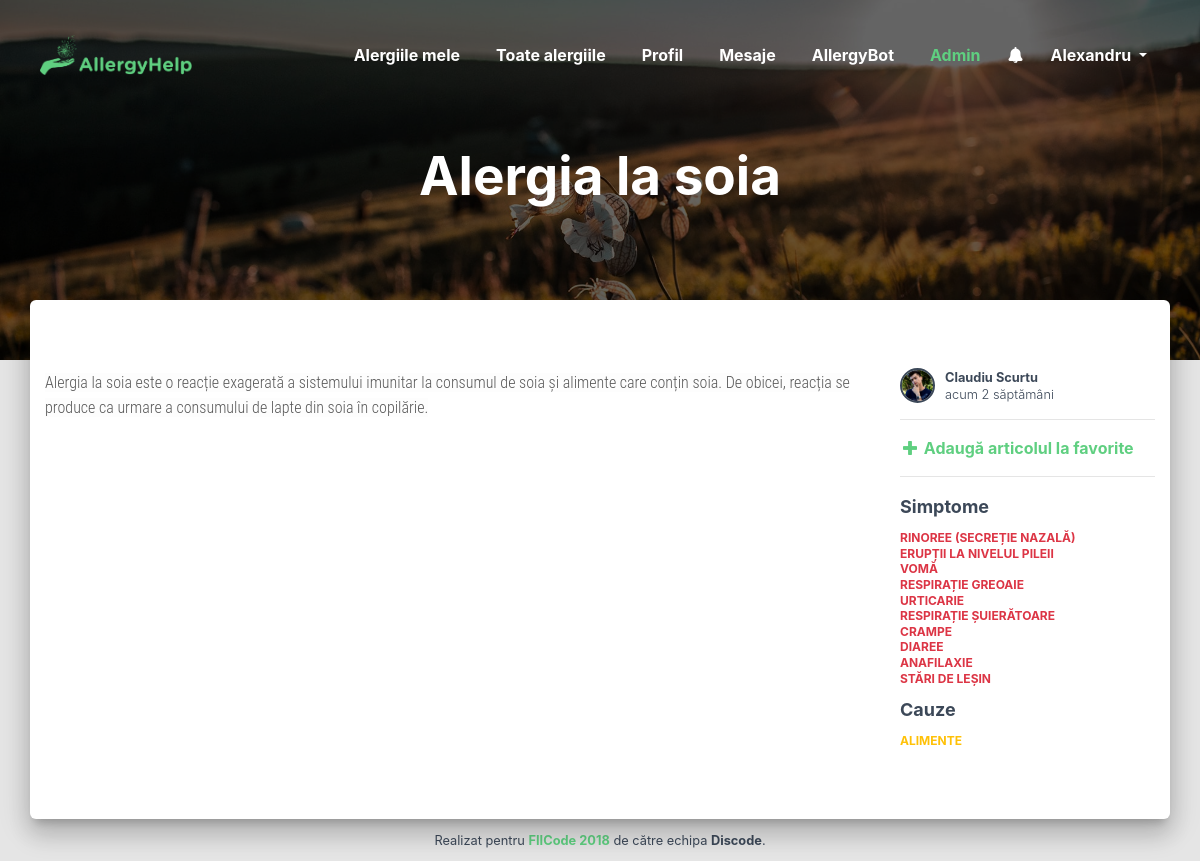
The page /index.php?p=allergy&a=26 (signed in) on the database its author committed.
### tables this page shows
CREATE TABLE `users` (
  `id` int(11) NOT NULL,
  `lastname` varchar(64) NOT NULL,
  `firstname` varchar(64) NOT NULL,
  `admin` tinyint(1) NOT NULL DEFAULT 0,
  `email` varchar(64) NOT NULL,
  `password` varchar(64) NOT NULL,
  `regtime` datetime NOT NULL
);

CREATE TABLE `allergies` (
  `id` int(11) NOT NULL,
  `name` varchar(256) NOT NULL,
  `content` longtext NOT NULL,
  `date` datetime NOT NULL,
  `author` int(11) NOT NULL,
  `frequent` int(11) NOT NULL DEFAULT 0
);

CREATE TABLE `signs` (
  `id` int(11) NOT NULL,
  `sign` varchar(128) NOT NULL
);

CREATE TABLE `causes` (
  `id` int(11) NOT NULL,
  `cause` varchar(128) NOT NULL
);

### index.php (the view, shortened to what this page needs)
<?php
	include_once 'assets/php/functions.php';
	$user = new User();
	if(isset($_SESSION['allergyhelp_id']))
		$id = $_SESSION['allergyhelp_id'];
	if ($user->get_session())
	{
		if(isset($_GET['p'])) $p = $_GET['p'];
?>
<!DOCTYPE html>
<html lang="ro">
<head>
	<link href="assets/css/bootstrap/bootstrap.min.css" rel="stylesheet">
	<link href="assets/css/fontawesome/fontawesome.min.css" rel="stylesheet">
	<link href="assets/css/style.css" rel="stylesheet">
</head>
<body>
	<nav class="navbar navbar-expand-lg navbar-dark">
		<div class="container">
			<a class="navbar-brand" href=".">
				<img src="assets/img/logo-green.png" />
			</a>
						<?php $user->get_notifications($id); ?>
			<div class="collapse navbar-collapse" id="navbarNav">
				<ul class="navbar-nav ml-auto">
					<li class="nav-item"><a class="nav-link<?php if ((isset($p) ? $p : null) == "myallergies") echo ' active'; ?>" href="?p=myallergies">Alergiile mele</a></li>
					<li class="nav-item"><a class="nav-link<?php if ((isset($p) ? $p : null) == "allallergies") echo ' active'; ?>" href="?p=allallergies">Toate alergiile</a></li>
					<li class="nav-item"><a class="nav-link<?php if ((isset($p) ? $p : null) == "profile") echo ' active'; ?>" href="?p=profile">Profil</a></li>
					<li class="nav-item"><a class="nav-link<?php if ((isset($p) ? $p : null) == "messages") echo ' active'; ?>" href="?p=messages">Mesaje</a></li>
					<li class="nav-item"><a class="nav-link<?php if ((isset($p) ? $p : null) == "allergybot") echo ' active'; ?>" href="?p=allergybot">AllergyBot</a></li>
					<?php if($user->isadmin($id)) echo '<li class="nav-item"><a class="nav-link admin-panel-link" href="admin/">Admin</a></li>'; ?>
					<li class="nav-item dropdown notification-panel d-none d-lg-block">
						<a href="#" id="notifications" data-toggle="dropdown" aria-haspopup="true" aria-expanded="false">
							<i class="fa fa-bell"></i>
						</a>
								<?php $user->get_notifications($id); ?>
					</li>
					<li class="nav-item dropdown">
						<a class="nav-link dropdown-toggle" href="#" id="navbarDropdownMenuLink" data-toggle="dropdown" aria-haspopup="true" aria-expanded="false">
							<?php echo $user->get_firstname($id); ?>
						</a>
					</li>
				</ul>
			</div>
		</div>
	</nav>
	<?php
		if(empty($p))
		{
	?>
	<div class="page-header page-header-logged page-header-filter" data-parallax="true">
		<div class="container text-center">
			<h1 class="title">Bine ai venit, <?php echo $user->get_firstname($id); ?>!</h1>
		</div>
	</div>
	<div class="main main-logged">
		<div class="section section-logged">
			<div class="container">
				<h3 class="title">Ultimele alergii înregistrate</h3>
				<?php echo $user->get_last_allergies(); ?>
				<h3 class="title mt-4">Cele mai frecvente alergii</h3>
				<?php echo $user->get_frequent_allergies(); ?>
			</div>
		</div>
	</div>
	<?php
		}
		else if($p === "allergy")
		{
			if(empty($_GET["a"]))
				header("location:index.php?p=allallergies");
			else if(!$user->allergy_exists($_GET["a"]))
				header("location:index.php?p=allallergies");
			else
			{
				$a = $_GET["a"];
	?>
	<div class="page-header page-header-logged page-header-filter" data-parallax="true">
		<div class="container text-center">
			<h1 class="title"><?php echo $user->get_allergy_name($a); ?></h1>
		</div>
	</div>
	<div class="main main-logged">
		<div class="section section-logged">
			<div class="container">
				<div class="row">
					<div class="col-md-9 mb-4">
						<?php echo $user->get_allergy_content($a); ?>
					</div>
					<div class="col-md-3">
						<div class="author">
							<img src="<?php echo $user->get_avatar($user->get_allergy_author($a)); ?>" class="avatar" />
							<strong><?php echo $user->get_firstname($user->get_allergy_author($a)).' '.$user->get_lastname($user->get_allergy_author($a)); ?></strong>
							<br /><?php echo $user->time_passed($user->get_allergy_date($a)); ?>
						</div>
						<hr />
						<?php
							if($user->is_allergy_added_to_user($id, $a))
								echo '<a href="?dela='.$a.'" class="font-weight-bold text-danger"><i class="fa fa-fw fa-minus"></i> Șterge articolul de la favorite</a>';
							else
								echo '<a href="?adda='.$a.'" class="font-weight-bold"><i class="fa fa-fw fa-plus"></i> Adaugă articolul la favorite</a>';
						?>
						<hr />
						<div class="categories categories-post">
							<h4>Simptome</h4>
							<?php $user->get_allergy_signs($a); ?>
							<h4>Cauze</h4>
							<?php $user->get_allergy_causes($a); ?>
						</div>
					</div>
				</div>
			</div>
		</div>
	</div>
	<?php
			}
		}
	?>
	<footer class="text-center m-2">
		<small>Realizat pentru <strong><a href="https://fiicode.asii.ro/" target="_blank" rel="noopener">FIICode 2018</a></strong> de către echipa <strong>Discode</strong>.</small>
	</footer>
</body>
</html>
<?php
	}
?>

### assets/php/functions.php (shortened to what this page needs)
<?php
	class Utils
	{
		public function __construct()
		{
			$this->db = new mysqli(DB_SERVER, DB_USERNAME, DB_PASSWORD, DB_DATABASE);
		}
		public function mysqli_result($res, $row = 0, $col = 0)
		{
			$numrows = mysqli_num_rows($res);
			if ($numrows && $row <= ($numrows - 1) && $row >= 0)
			{
				mysqli_data_seek($res,$row);
				$resrow = (is_numeric($col)) ? mysqli_fetch_row($res) : mysqli_fetch_assoc($res);
				if (isset($resrow[$col]))
					return $resrow[$col];
			}
			return false;
		}
		public function time_passed($timestamp)
		{
			$timestamp      = strtotime($timestamp);
			$current_time   = strtotime(date('Y-m-d H:i:s', time()));
			$diff           = $current_time - $timestamp;
			$intervals      = array (
				'year' => 31556926, 'month' => 2629744, 'week' => 604800, 'day' => 86400, 'hour' => 3600, 'minute'=> 60
			);
			$prepoz = "de";
			if ($diff >= $intervals['week'] && $diff < $intervals['month'])
			{
				$diff = floor($diff/$intervals['week']);
				if($diff < 20) $prepoz = "";
				return $diff == 1 ? 'acum o săptămână' : 'acum ' . $diff . ' '. $prepoz .' săptămâni';
			}
		}
	}
	class User extends Utils
	{
		public function get_firstname($id)
		{
			return $this->mysqli_result(mysqli_query($this->db, "SELECT firstname FROM users WHERE id = '$id'"));
		}
		public function get_lastname($id)
		{
			return $this->mysqli_result(mysqli_query($this->db, "SELECT lastname FROM users WHERE id = '$id'"));
		}
		public function get_avatar($id)
		{
			if(file_exists("assets/img/avatars/".$id.".jpg")) $avatar = $id;
			else $avatar = 0;
			$source = "assets/img/avatars/" . $avatar . ".jpg?=" . filemtime('assets/img/avatars/'.$avatar.'.jpg');
			return $source;
		}
		public function get_allergy_signs($allergy)
		{
			$sql = "SELECT signs.sign FROM allergy_signs INNER JOIN signs ON allergy_signs.sign = signs.id WHERE allergy_signs.allergy = '$allergy' ORDER BY allergy_signs.sign ASC";
			$result = mysqli_query($this->db, $sql);
			if(mysqli_num_rows($result))
				while($row = mysqli_fetch_assoc($result))
					echo '<span class="text-danger mr-3">'.$row['sign'].'</span>';
		}
		public function get_allergy_causes($allergy)
		{
			$sql = "SELECT causes.cause FROM allergy_causes INNER JOIN causes ON allergy_causes.cause = causes.id WHERE allergy_causes.allergy = '$allergy' ORDER BY allergy_causes.cause ASC";
			$result = mysqli_query($this->db, $sql);
			if(mysqli_num_rows($result))
				while($row = mysqli_fetch_assoc($result))
					echo '<span class="text-warning mr-3">'.$row['cause'].'</span>';
		}
		public function allergy_exists($id)
		{
			return $this->mysqli_result(mysqli_query($this->db, "SELECT COUNT(*) FROM allergies WHERE id = '$id'"));
		}
		public function get_allergy_name($id)
		{
			return $this->mysqli_result(mysqli_query($this->db, "SELECT name FROM allergies WHERE id = '$id'"));
		}
		public function get_allergy_content($id)
		{
			return $this->mysqli_result(mysqli_query($this->db, "SELECT content FROM allergies WHERE id = '$id'"));
		}
		public function get_allergy_author($id)
		{
			return $this->mysqli_result(mysqli_query($this->db, "SELECT author FROM allergies WHERE id = '$id'"));
		}
		public function get_allergy_date($id)
		{
			return $this->mysqli_result(mysqli_query($this->db, "SELECT date FROM allergies WHERE id = '$id'"));
		}
		public function is_allergy_added_to_user($user, $allergy)
		{
			return $this->mysqli_result(mysqli_query($this->db, "SELECT * FROM user_allergies WHERE user='$user' AND allergy='$allergy'"));
		}
		public function isadmin($id)
		{
			return $this->mysqli_result(mysqli_query($this->db, "SELECT admin FROM users WHERE id = '$id'"));
		}
		public function get_session()
		{
			return isset($_SESSION['allergyhelp_login']);
		}
	}
?>

### assets/css/style.css (style rules this page uses)
:root { --ah-green: #5fcf80; --ah-dark: #343a40; }
html * { -webkit-font-smoothing: antialiased; -moz-osx-font-smoothing: grayscale; }
body { background-color: #E5E5E5; color: #3C4858; }
body, h1, h2, h3, h4, h5, h6, .h1, .h2, .h3, .h4, .h5, .h6 { font-family: -apple-system, BlinkMacSystemFont, "Segoe UI", Roboto, "Helvetica Neue", Arial, sans-serif; font-weight: 300; line-height: 1.5em; }
a { color: var(--ah-green); }
.navbar { position: fixed; top: 0; right: 0; left: 0; background: none; transition: background-color .5s, padding .5s; padding: 35px 0; z-index: 9999; }
.navbar-dark .navbar-nav .nav-link { color: #fff; font-weight: 700; display: inline-block; padding-bottom: 0.25rem; }
.nav-item:not(:last-child) .nav-link:after { display: block; content: ""; margin-top: 2px; transform: scaleX(0); transition: transform .25s; border-bottom: 2px solid var(--ah-green); }
.navbar-brand { margin: -5px; padding: 0; transition: opacity .5s; }
.navbar-brand img { height: 40px; }
.page-header { background: url(../img/yellow.jpg); height: 100vh; background-position: center center; background-size: cover; margin: 0; padding: 0; border: 0; display: flex; align-items: center; }
.page-header-filter::before { background: rgba(0, 0, 0, 0.75); }
.page-header-filter:before, .page-header-filter:after { position: absolute; z-index: 1; width: 100%; height: 100%; display: block; left: 0; top: 0; content: ""; }
.page-header-filter .container { z-index: 2; position: relative; }
.page-header > .container { color: #fff; }
.page-header .title { color: #fff; user-select: none; }
.title { font-weight: 700; margin-top: 30px; min-height: 32px; }
h4, h5, h6, .h4, .h5, .h6 { margin-top: 10px; margin-bottom: 10px; }
h1, .h1 { font-size: 3.3125rem; line-height: 1.15em; }
h4, .h4 { font-weight: 300; font-size: 1.125rem; line-height: 1.5em; }
.main { background: #fff; position: relative; z-index: 3; margin: 0px 30px 0px; border-radius: 6px; box-shadow: 0 16px 24px 2px rgba(0, 0, 0, 0.14), 0 6px 30px 5px rgba(0, 0, 0, 0.12), 0 8px 10px -5px rgba(0, 0, 0, 0.2); }
.section { padding: 70px 0; }
.section:first-child { border-radius: 6px 6px 0 0; }
.section:last-child { border-radius: 0 0 6px 6px; }
b, strong { font-weight: 700; }
.admin-panel-link { color: var(--ah-green) !important; }
.page-header-logged { background: url(../img/sunrise.jpg); background-position: center center; background-size: cover; height: 45vh; }
.page-header-logged.page-header-filter::before { background: rgba(0, 0, 0, 0.6); }
.page-header-logged.page-header-filter:before, .page-header-logged.page-header-filter:after { height: 45vh; }
.page-header-logged .title { margin-top: 0; }
.main-logged { margin: -60px 30px 0px; }
.avatar { width: 28px; height: 28px; margin-right: 10px; float: left; margin-top: -2px; border-radius: 50%; border: 2px solid var(--ah-green); }
.author { font-size: 80%; color: #3c4858; line-height: 1.3; }
.author .avatar { width: 35px; height: 35px; border: 2px solid #3c4858; }
.categories { text-transform: uppercase; font-size: .75rem; font-weight: 700; line-height: 1.3; }
.categories h4 { text-transform: none; font-weight: 700; }
.categories-post span { display: block; }
li.notification-panel { line-height: 40px; }
.notification-panel #notifications { color: white; }
@media (min-width: 992px) { .navbar-nav li { margin-left: 20px; } }

### rows shown on the page
users: $user->get_firstname($id) "Alexandru"
allergies: name "Alergia la soia", content "Alergia la soia este o reacție exagerată a sistemului imunitar la consumul de soia și alimente care conțin soia. De obicei, reacția se produce ca urmare a consumului de lapte din soia în copilărie.", author.firstname "Claudiu", author.lastname "Scurtu", date "acum 2 săptămâni"
signs: sign "RINOREE (SECREȚIE NAZALĂ)"
signs: sign "ERUPȚII LA NIVELUL PILEII"
signs: sign "VOMĂ"
signs: sign "RESPIRAȚIE GREOAIE"
signs: sign "URTICARIE"
signs: sign "RESPIRAȚIE ȘUIERĂTOARE"
signs: sign "CRAMPE"
signs: sign "DIAREE"
signs: sign "ANAFILAXIE"
signs: sign "STĂRI DE LEȘIN"
causes: cause "ALIMENTE"
